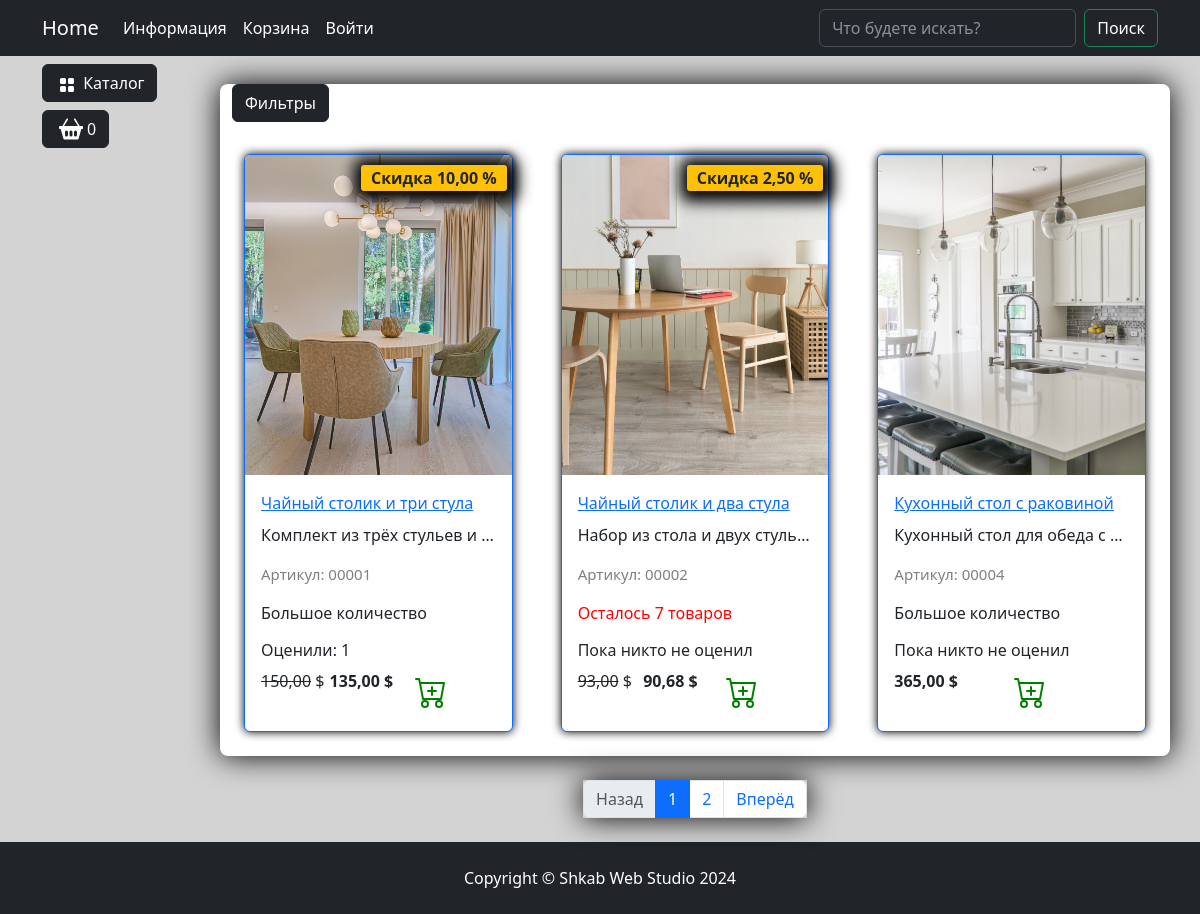
Screenshot of /catalog/kuhnya/ with the database file from the repository.
### goods/models.py (models this page shows, shortened)
class Products(models.Model):
    name = models.CharField(max_length=150, unique=True)
    slug = models.SlugField(max_length=150, unique=True, blank=True, null=True, verbose_name='URL')
    description = models.TextField(blank=True, null=True)
    image = models.ImageField(upload_to='goods_images', null=True)
    price = models.DecimalField(default=0.00, max_digits=7, decimal_places=2)
    discount = models.DecimalField(default=0.00, max_digits=7, decimal_places=2)
    quantity = models.PositiveIntegerField(default=0)
    category = models.ForeignKey(to=Categories, on_delete=models.CASCADE)
    likes = models.SmallIntegerField(default=0)
    is_liked = models.BooleanField(default=False)
    dislikes = models.SmallIntegerField(default=0)
    is_disliked = models.BooleanField(default=0)
    is_little = models.BooleanField(default=False)
    class Meta:
        verbose_name = 'Продукт'
        verbose_name_plural = 'Продукты'
        ordering = ('id', )
    def display_id(self):
        return f'{self.id:05}'
    def sell_price(self):
        if self.discount:
            return round(self.price - self.price*self.discount/100, 2)
        elif self.is_liked:
            return round(self.price - self.price*self.discount/100 - self.price / 100 * 10, 2)
        else:
            return self.price

### goods/views.py (the view, shortened to what this page needs)
# urls.py: path('catalog/', include('goods.urls', namespace='goods')),
def catalog(request, category_slug=None):
    page = request.GET.get('page', 1)
    on_sale = request.GET.get('on_sale', None)
    order_by = request.GET.get('order_by', None)
    query = request.GET.get('q', None)
    if category_slug == 'all':
        products = Products.objects.all()
    elif query:
        products = q_search(query)
    else:
        products = Products.objects.filter(category__slug=category_slug)
        if not products.exists():
            raise Http404()
    paginator = Paginator(products, 3)
    current_page = paginator.page(int(page))
    context = {
        'products': current_page,
        'slug_url': category_slug,
    }
    return render(request, 'goods/catalog.html', context)

### carts/models.py (called while the page is built)
    def total_quantity(self):
        if self:
            return sum(cart.quantity for cart in self)
        return 0

### carts/templatetags/carts_tags.py (called while the page is built)
@register.simple_tag()
def user_carts(request):
    return get_user_carts(request)

@register.simple_tag()
def user_chosens(request):
    return get_user_chosens(request)

### carts/utils.py (called while the page is built)
def get_user_carts(request):
    if request.user.is_authenticated:
        return Cart.objects.filter(user=request.user)
    if not request.session.session_key:
        request.session.create()
    return Cart.objects.filter(session_key=request.session.session_key)

def get_user_chosens(request):
    if request.user.is_authenticated:
        return Chosens.objects.filter(user=request.user)
    if not request.session.session_key:
        request.session.create()
    return Chosens.objects.filter(session_key=request.session.session_key)

### goods/templatetags/goodstags.py (called while the page is built)
@register.simple_tag()
def tag_categories():
    return Categories.objects.all()

@register.simple_tag(takes_context=True)
def change_params(context, **kwargs):
    query = context['request'].GET.dict()
    query.update(kwargs)
    return urlencode(query)

### goods/templates/goods/catalog.html (shortened to what this page needs)
{% extends 'base.html' %}
{% load static %}
{% load goodstags %}
{% block modal_cart %}
{% include 'includes/cart_button.html' %}
{% endblock %}
{% block content %}
<div class="row bg-white custom-shadow">
    <div class="dropdown mb-2">
        <button class="btn btn-secondary dropdown-toggle btn-dark" type="button" data-bs-toggle="dropdown"
            aria-expanded="false">
            Фильтры
        </button>
    </div>
     {% for product in products %}
    <div class="col-lg-4 col-md-6 p-4">
        <div class="card border-primary rounded custom-shadow-card">
            <img src="{{product.image.url}}" class="card-img-top" alt="...">
            <div class="card-body">
                <a href="{% url 'goods:product' product.slug %}">
                    <p class="card-title">{{product.name}}</p>
                </a>
                <p class="card-text text-truncate">{{product.description}}</p>
                <p class="product_id">Артикул: {{product.display_id}}</p>
                {% if product.is_little %}
                <p class="card-text color-red">Осталось {{product.quantity}} товаров</p>
                {% else %}
                <p class="card-text">Большое количество</p>
                {% endif %}
                {% if product.likes %}
                <h6>Оценили: {{ product.likes }}</h6>
                {% else %}
                <h6>Пока никто не оценил</h6>
                {% endif %}
                <div class="d-flex justify-content-between">
                    {% if product.discount %}
                    <p><s>{{ product.price }}</s> $</p>
                    <p><strong>{{product.sell_price }} $</strong></p>
                    <span class="badge bg-warning text-dark">Скидка {{product.discount}} %</span>
                    {% else %}
                        {% if product.price != product.sell_price %}
                        <p><s>{{ product.price }}</s> $</p>
                        <p><strong>{{product.sell_price}} $</strong></P>
                        {% else %}
                        <p><strong>{{product.sell_price}} $</strong></P>
                        {% endif %}
                    {% endif %}
                    {% if product.quantity > 0 %}
                    <a href="{% url "carts:cart_add" %}" class="btn add-to-cart"
                        data-product-id="{{ product.id }}">
                            <img class="mx-1" src="{% static "deps/icons/cart-plus.svg" %}" alt="Catalog Icon"
                                width="32" height="32">
                    </a>
                    <a href="{% url "carts:chosens_add" %}" class="btn add-to-chosen"
                        data-product-id="{{ product.id }}">
                    </a>
                    {% else %}
                    <h4>Товара нет в наличии</h4>
                    {% endif %}
                </div>
            </div>
        </div>
    </div>
    {% endfor %}
</div>
<nav aria-label="Page navigation example">
    <ul class="pagination justify-content-center my-4">
        <div class="custom-shadow d-flex">
            <li class="page-item {% if not products.has_previous %}disabled{% endif %}">
              <a class="page-link" href="{% if products.has_previous %}?{% change_params page=products.previous_page_number %}{% else %}#{% endif %}">Назад</a>
            </li>
            {% for page in products.paginator.page_range %}
            <li class="page-item {% if products.number == page %}active{% endif %}">
                <a class="page-link" href="?{% change_params page=page  %}">{{page}}</a></li>
            {% endfor %}
            <li class="page-item {% if not products.has_next %}disabled{% endif %}">
                <a class="page-link" href="{% if products.has_next %}?{% change_params page=products.next_page_number  %}{% else %}#{% endif %}">Вперёд</a>
              </li>
        </div>
    </ul>
</nav>
{% endblock %}
{% block footer %}
<footer class="py-4 bg-dark">
    <div class="container">
        <p class="m-0 text-center text-white">Copyright &copy; Shkab Web Studio 2024</p>
    </div>
</footer>
{% endblock %}

### static/deps/css/my_css.css (style rules this page uses)
body { background-color: lightgrey; }
html { behavior: smooth; }
.dropdown-toggle::after { content: none; }
.custom-shadow { box-shadow: 0px 0px 30px 0px #000000; }
.custom-shadow-card { box-shadow: 0px 0px 10px 0px #000000; }
.product_id { color: gray; font-size: 15px; }
.badge.bg-warning.text-dark { position: absolute; top: 10px; right: 5px; z-index: 1; padding: 5px 10px; border-radius: 3px; font-size: 1rem; box-shadow: 2px 2px 15px 9px #000000; }

### goods/templates/goods/catalog.html (style rules this page uses)
.color-red { color: red; }
.bg-white { border-radius: 8px; }

### rows the page displays
Products: image (picture), name "Чайный столик и три стула", description "Комплект из трёх стульев и…", display_id "00001", is_little "Большое количество", likes "1", price "150,00", sell_price "135,00", discount "10,00"
Products: image (picture), name "Чайный столик и два стула", description "Набор из стола и двух стуль…", display_id "00002", quantity "7", likes "Пока никто не оценил", price "93,00", sell_price "90,68", discount "2,50"
Products: image (picture), name "Кухонный стол с раковиной", description "Кухонный стол для обеда с…", display_id "00004", is_little "Большое количество", likes "Пока никто не оценил", sell_price "365,00"

### other values shown
{{ carts.total_quantity }} "0"
{{ page }} "1" "2"
